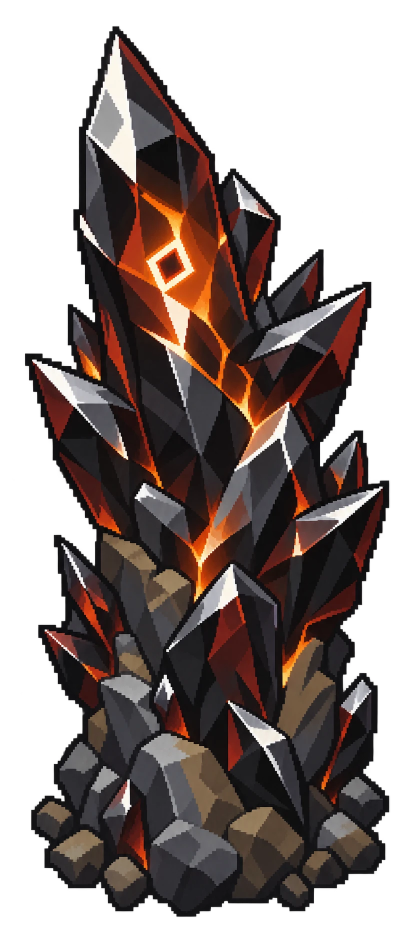
#> input picture fall-2026/jingyao-y/assignment-5/walker-downfall/art/items/raw_originium_reference_liked.webp, 836 x 1882 px (shown at 1/2 size)
$ python tile_process.py ../../../../jingyao-y/assignment-5/walker-downfall/art/items/raw_originium_reference_liked.webp
#> lines starting #> are read from the running program, lines starting #| are printed output that depends on the picture
#!/usr/bin/env python3
"""Make ART-ENV-01 seamless, downscale to 64x64, lock to the environment palette, and measure the seam.

    python gen/tile_process.py gen/accepted/ART-ENV-01/<run>.png
"""
import json, sys
from pathlib import Path
import numpy as np
from PIL import Image
from art_process import lock_palette, rgb

ROOT = Path(__file__).resolve().parents[1]
import argparse
ap = argparse.ArgumentParser()
ap.add_argument("src")
ap.add_argument("--crop", type=float, default=1.0, help="fraction of the shorter side kept (centre crop) before tiling")
ap.add_argument("--out", default="godot/assets/art/env_ground_tile.png")
ap.add_argument("--sidecar", help="gen/log/<ID>/<run>.json to record this edit in")
args = ap.parse_args()
src = Image.open(args.src).convert("RGB")
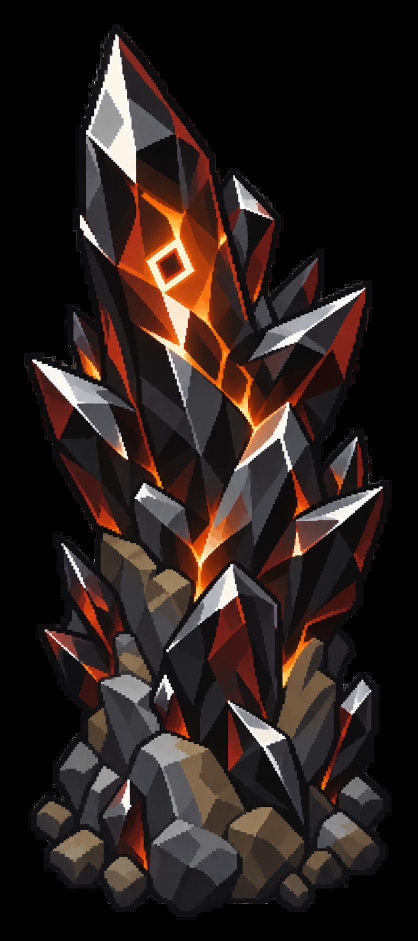
#> src: PIL image 836x1882 RGB (shown at 1/2 size); mean R, G, B 41.7, 31, 28.1
side = int(min(src.size) * args.crop)
#> side = 836
src = src.crop(((src.width - side) // 2, (src.height - side) // 2, (src.width + side) // 2, (src.height + side) // 2))
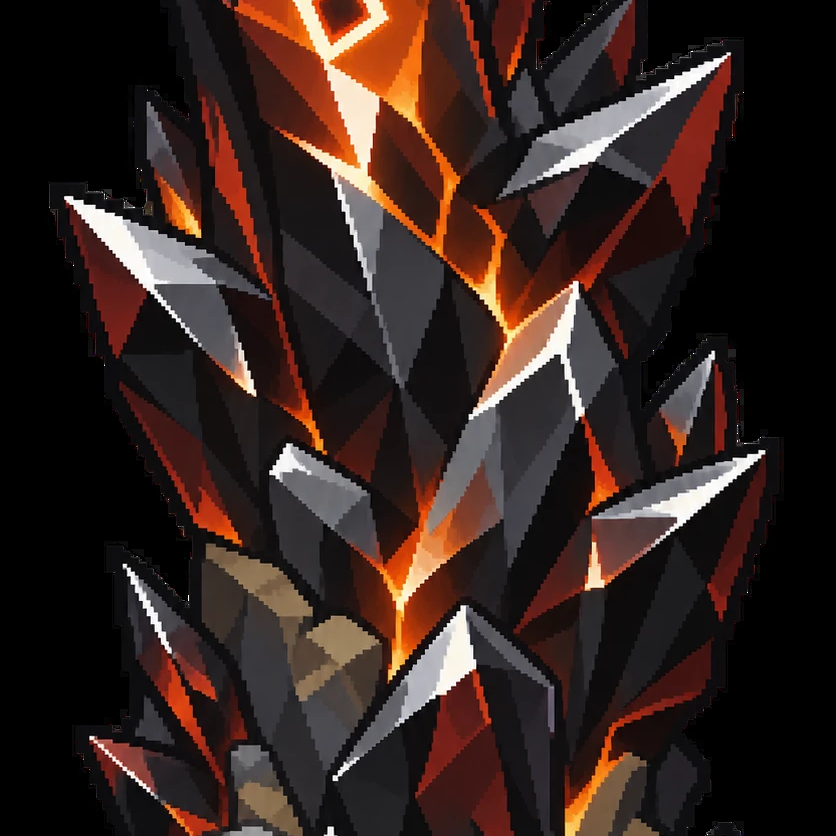
#> src: PIL image 836x836 RGB; mean R, G, B 52.3, 36, 31.7
a = np.asarray(src).astype(np.float32)
rolled = np.roll(np.roll(a, side // 2, 0), side // 2, 1)
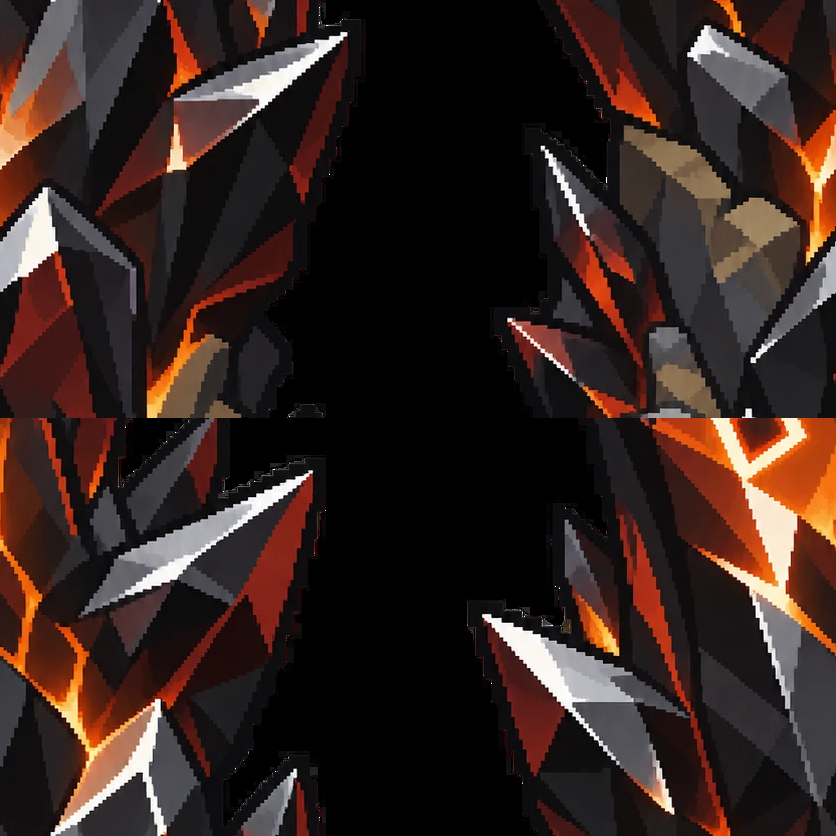
#> rolled: shape (836, 836, 3) float32; mean R, G, B 52.3, 36, 31.7
yy, xx = np.mgrid[0:side, 0:side] / (side - 1)
w = (np.sin(np.pi * yy) * np.sin(np.pi * xx))[..., None]
tile = (a * w + rolled * (1 - w)).clip(0, 255).astype(np.uint8)
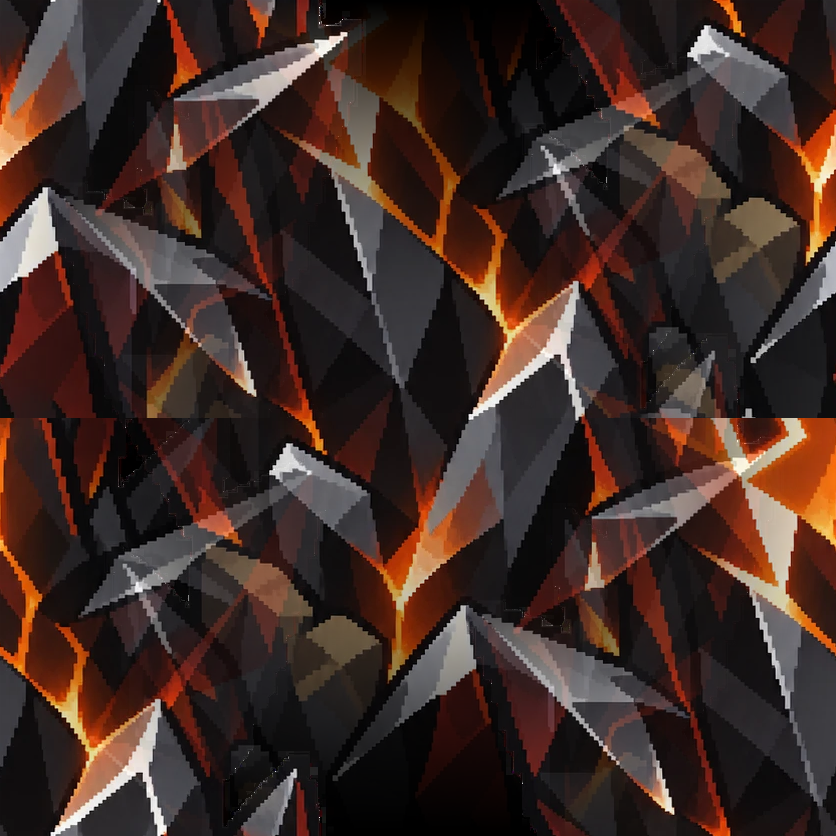
#> tile: shape (836, 836, 3); mean R, G, B 63.1, 43.9, 38.4
small = Image.fromarray(tile).resize((64, 64), Image.LANCZOS).convert("RGBA")
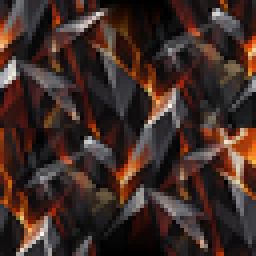
#> small: PIL image 64x64 RGBA (shown 4 times larger); mean R, G, B, A 63.1, 43.9, 38.4, 255
#> (the run stopped early here; a loop or call above may not have finished)
